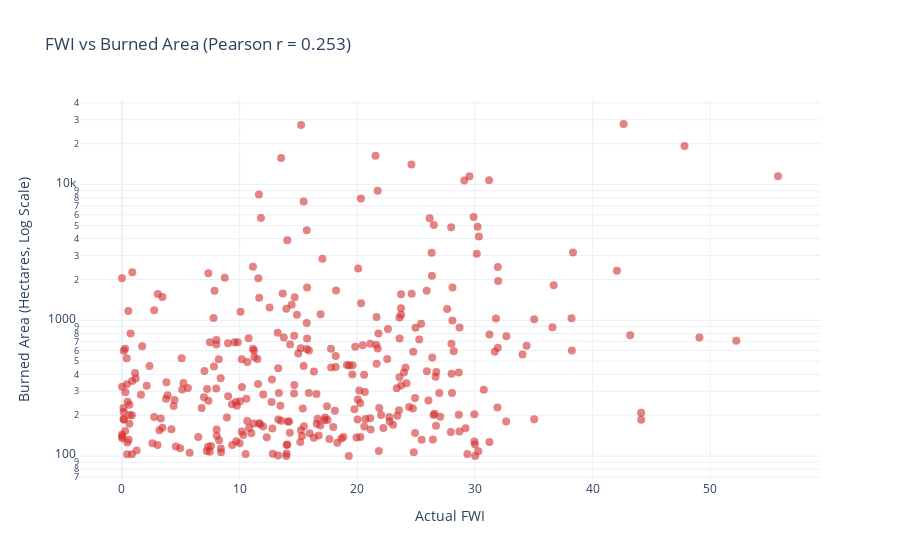

The notebook cell saved with this chart:
### Code cell
# 1. Use your fires GeoDataFrame/DataFrame directly
# Every row in your new geojson is an actual fire event.
df_fires = fires.copy()

# CHOOSE YOUR FEATURE HERE:
# Options: 'fwi', 'tas', 'spei3', etc.
# Or the anomaly version: 'fwi_anomaly' (if you calculated it in the previous step)

feature_to_plot = "fwi"
log_y = True  # Set to True if you want to use a logarithmic scale for the y-axis (common for fire size distributions)
filter_large_fires = True  # Set to True to focus on larger fires (e.g., area_ha > 100)
if filter_large_fires:
    df_fires = df_fires[df_fires['area_ha']>=100]
    
# 2. Calculate the correlation for the title
# Use area_ha (the column we created earlier) or "area"
y_axis_col = "area_ha"
valid_data = df_fires[[feature_to_plot, y_axis_col]].dropna()

if len(valid_data) > 1:
    corr = valid_data[feature_to_plot].corr(valid_data[y_axis_col])
else:
    corr = np.nan

# 3. Create the interactive scatter plot
fig = px.scatter(
    df_fires,
    x=feature_to_plot,
    y=y_axis_col,
    hover_data=["fire_id", "year"],  # Added year for better context
    log_y=log_y,
    title=f"{feature_to_plot.upper()} vs Burned Area (Pearson r = {corr:.3f})",
    labels={
        y_axis_col: "Area (Hectares)",
        feature_to_plot: f"Actual {feature_to_plot.upper()} on Fire Day",
    },
    color_discrete_sequence=["#d32f2f"],
)

# 4. Stylistic Improvements
fig.update_layout(
    template="plotly_white",
    xaxis_title=f"Actual {feature_to_plot.upper()}",
    yaxis_title="Burned Area (Hectares, Log Scale)",
    hoverlabel=dict(bgcolor="white", font_size=12),
)

# 5. Add a trendline (Optional but helpful for visualization)
# If you want a trendline, uncomment the line below:
fig.update_traces(marker=dict(size=8, opacity=0.6))

fig.show()

### Figure 1 — Plotly figure (JSON) as saved in the notebook; plotly's stock layout.template omitted (floating-point values rounded to 4 significant figures; data arrays with more than 128 entries replaced by an {"elided": "..."} marker saying what was removed)
{"data": [{"customdata": {"elided": "333x2 int values"}, "hovertemplate": "Actual FWI on Fire Day=%{x}<br>Area (Hectares)=%{y}<br>fire_id=%{customdata[0]}<br>year=%{customdata[1]}<extra></extra>", "legendgroup": "", "marker": {"color": "#d32f2f", "opacity": 0.6, "size": 8, "symbol": "circle"}, "mode": "markers", "name": "", "orientation": "v", "showlegend": false, "type": "scatter", "x": {"elided": "333 float values"}, "xaxis": "x", "y": {"elided": "333 float values"}, "yaxis": "y"}], "layout": {"hoverlabel": {"bgcolor": "white", "font": {"size": 12}}, "legend": {"tracegroupgap": 0}, "title": {"text": "FWI vs Burned Area (Pearson r = 0.253)"}, "xaxis": {"anchor": "y", "domain": [0, 1], "title": {"text": "Actual FWI"}}, "yaxis": {"anchor": "x", "domain": [0, 1], "title": {"text": "Burned Area (Hectares, Log Scale)"}, "type": "log"}}}
